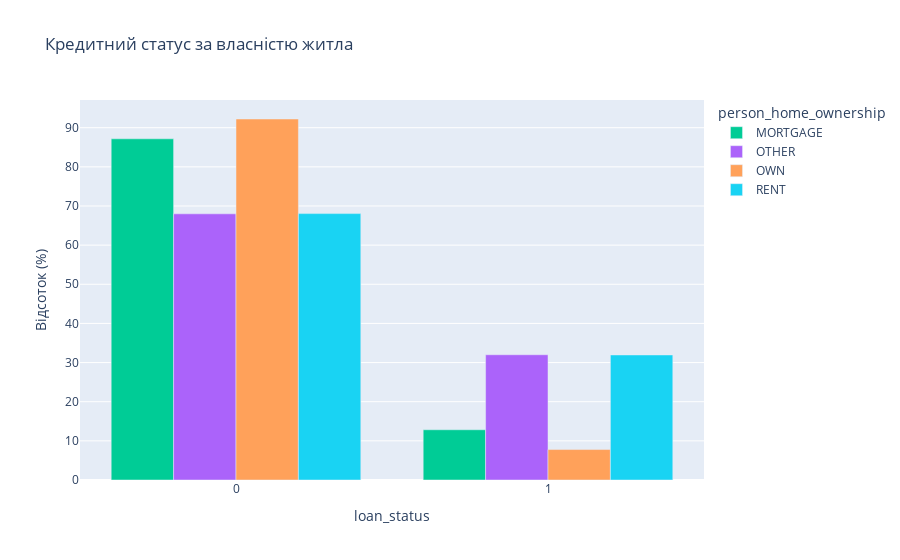

The notebook cell saved with this chart:
### Code cell
# Кредитний статус за власністю житла
ownership_loan_status = df.groupby(['person_home_ownership', 'loan_status']).size().unstack()
ownership_loan_status_pct = ownership_loan_status.div(ownership_loan_status.sum(axis=1), axis=0) * 100

fig = px.bar(
    ownership_loan_status_pct.T,
    title='Кредитний статус за власністю житла',
    labels={'value': 'Відсоток (%)', 'index': 'Кредитний статус'},
    color_discrete_map={'No':'#2ecc71', 'Yes':'#e74c3c'},
    barmode='group'
)
fig.show()

### Figure 1 — Plotly figure (JSON) as saved in the notebook; plotly's stock layout.template omitted (floating-point values rounded to 4 significant figures)
{"data": [{"alignmentgroup": "True", "hovertemplate": "person_home_ownership=MORTGAGE<br>loan_status=%{x}<br>Відсоток (%)=%{y}<extra></extra>", "legendgroup": "MORTGAGE", "marker": {"color": "#00cc96", "pattern": {"shape": ""}}, "name": "MORTGAGE", "offsetgroup": "MORTGAGE", "orientation": "v", "showlegend": true, "textposition": "auto", "type": "bar", "x": [0, 1], "xaxis": "x", "y": [87.16, 12.84], "yaxis": "y"}, {"alignmentgroup": "True", "hovertemplate": "person_home_ownership=OTHER<br>loan_status=%{x}<br>Відсоток (%)=%{y}<extra></extra>", "legendgroup": "OTHER", "marker": {"color": "#ab63fa", "pattern": {"shape": ""}}, "name": "OTHER", "offsetgroup": "OTHER", "orientation": "v", "showlegend": true, "textposition": "auto", "type": "bar", "x": [0, 1], "xaxis": "x", "y": [68.0, 32.0], "yaxis": "y"}, {"alignmentgroup": "True", "hovertemplate": "person_home_ownership=OWN<br>loan_status=%{x}<br>Відсоток (%)=%{y}<extra></extra>", "legendgroup": "OWN", "marker": {"color": "#FFA15A", "pattern": {"shape": ""}}, "name": "OWN", "offsetgroup": "OWN", "orientation": "v", "showlegend": true, "textposition": "auto", "type": "bar", "x": [0, 1], "xaxis": "x", "y": [92.22, 7.776], "yaxis": "y"}, {"alignmentgroup": "True", "hovertemplate": "person_home_ownership=RENT<br>loan_status=%{x}<br>Відсоток (%)=%{y}<extra></extra>", "legendgroup": "RENT", "marker": {"color": "#19d3f3", "pattern": {"shape": ""}}, "name": "RENT", "offsetgroup": "RENT", "orientation": "v", "showlegend": true, "textposition": "auto", "type": "bar", "x": [0, 1], "xaxis": "x", "y": [68.05, 31.95], "yaxis": "y"}], "layout": {"barmode": "group", "legend": {"title": {"text": "person_home_ownership"}, "tracegroupgap": 0}, "title": {"text": "Кредитний статус за власністю житла"}, "xaxis": {"anchor": "y", "domain": [0, 1], "title": {"text": "loan_status"}}, "yaxis": {"anchor": "x", "domain": [0, 1], "title": {"text": "Відсоток (%)"}}}}
